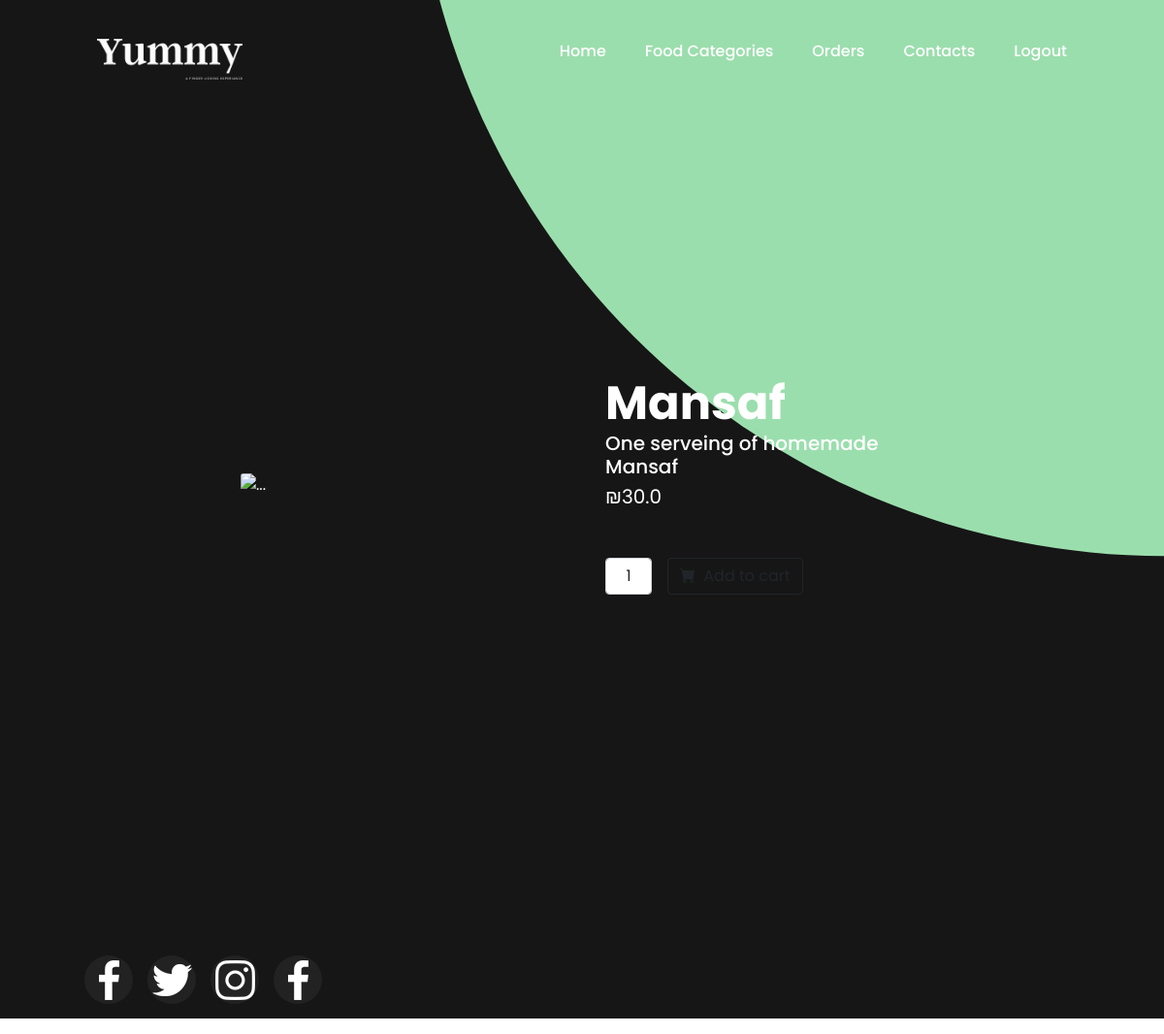
The app's page /yummy/info/info/1 with its own data.
### yummy_app/models.py (models this page shows)
class Dish(models.Model):
    name = models.CharField(max_length=45)
    description = models.CharField(max_length=255)
    price = models.FloatField()
    category = models.ForeignKey(Category, related_name="dishes", on_delete=models.CASCADE)
    image = models.TextField(null=True)
    created_at = models.DateTimeField(auto_now_add=True)
    updated_at = models.DateTimeField(auto_now=True)

### yummy_app/views.py (the view)
# urls.py: path('info/info/<int:id>', views.info),
def info(request, id):
    context = {
        "dish": models.InfoById(id=id)
    }
    return render(request, "info.html", context)

### yummy_app/models.py (called while the page is built)
def getdishby_id(dishid):
    try:
        dish = Dish.objects.get(id=dishid)
    except Exception as e:
        print("Error getting Dish from database", e)
        return None
    return dish

def InfoById(id):
    dish = getdishby_id(id)
    return dish

### yummy_app/templates/Info.html (shortened to what this page needs)
<!DOCTYPE html>
<html lang="en">
<head>
    {% load static %}
    <link rel="stylesheet" href="https://unpkg.com/swiper/swiper-bundle.css"/>
    <link href="https://cdn.jsdelivr.net/npm/bootstrap-icons@1.5.0/font/bootstrap-icons.css" rel="stylesheet"/>
    <link rel="stylesheet" href="{% static 'css/info.css' %}">
</head>
<body>
<section>
    <div class="circle"></div>
    <header>
        <a href="#"> <img src="{% static 'img/logo.png' %}" class="logo"/></a>
        <ul class="navigation">
            <li><a href="#">Home</a></li>
            <li><a href="#">Food Categories</a></li>
            <li><a href="#">Orders</a></li>
            <li><a href="#">Contacts</a></li>
            <li><a href="#">Logout</a></li>
        </ul>
    </header>
    <section class="py-5" style="background: none; color: white;">
        <div class="container px-4 px-lg-5 my-5">
            <div class="row gx-4 gx-lg-5 align-items-center">
                <div class="col-md-6"><img id="itemPlaceHolder" class="card-img-top mb-5 mb-md-0"
                                           src="{{dish.image}}" alt="..."/></div>
                <div class="col-md-6">
                    <div class="display-5 fw-bolder">{{dish.name}}</div>
                    <h1 class="mb-1" style="font-size: 20px;">{{dish.description}}</h1>
                    <div class="fs-5 mb-5">
                        <span>₪{{dish.price}}</span>
                    </div>
                    <div class="d-flex">
                        <input class="form-control text-center me-3" id="inputQuantity" type="num" value="1"
                               style="max-width: 3rem"/>
                        <button class="btn btn-outline-dark flex-shrink-0 whitecolor" type="button">
                            <i class="bi-cart-fill me-1"></i>
                        </button>
                    </div>
                </div>
            </div>
        </div>
    </section>
</section>
<footer>
    <ul class="sci">
        <li>
            <a href="#"><img src="{% static 'img/categories/facebook.png' %}"/></a>
        </li>
        <li>
            <a href="#"><img src="{% static 'img/categories/twitter.png' %}"/></a>
        </li>
        <li>
            <a href="#"><img src="{% static 'img/categories/instagram.png' %}"/></a>
        </li>
        <li>
            <a href="#"><img src="{% static 'img/categories/facebook.png' %}"/></a>
        </li>
    </ul>
</footer>
</body>
</html>

### records on screen
Dish: name "Mansaf", description "One serveing of homemade Mansaf", price "30.0"
